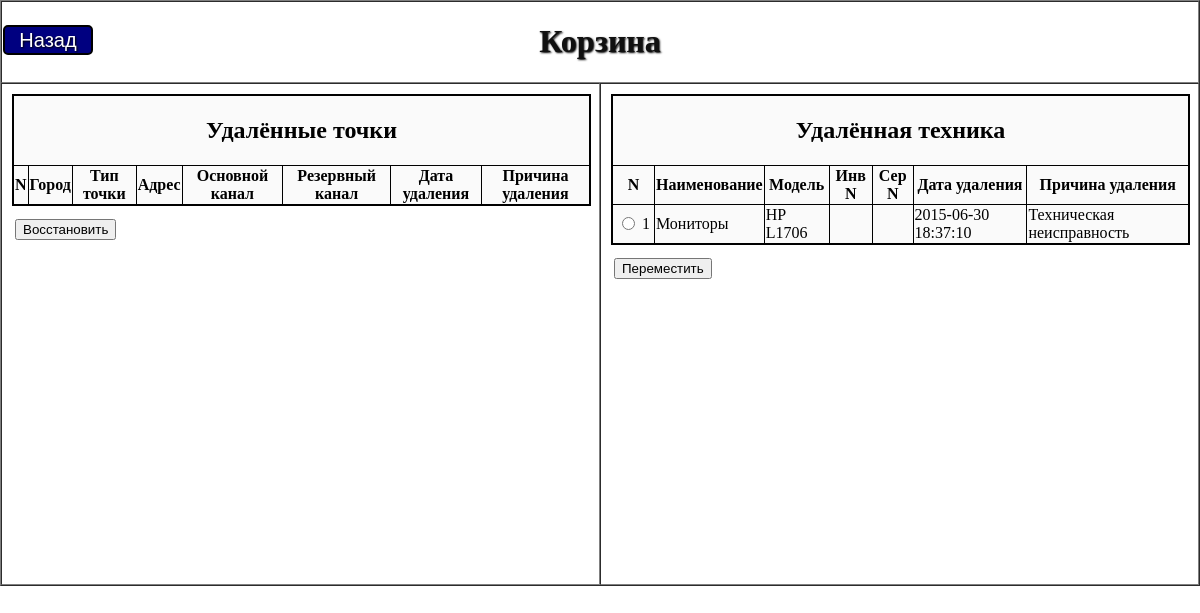
Page /trash.php on the earlier database version.
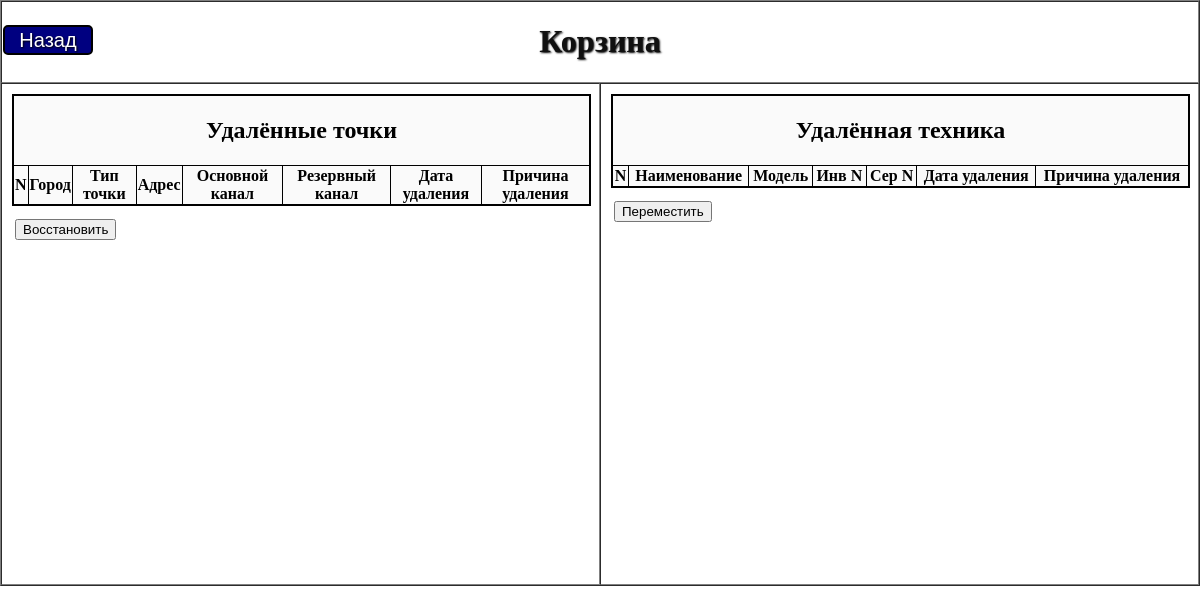
Same page on the later database version.
### tables this page shows
CREATE TABLE delTehn(
                    id_delTehn INTEGER PRIMARY KEY AUTOINCREMENT,
                    id_t INTEGER,
                    id_p INTEGER,
                    name TEXT,
                    model TEXT,
                    invN TEXT,
                    serN TEXT,
                    delReason TEXT,
                    delDate TEXT);

### classes/IT_invent.class.php (called while the page is built, shortened)
<?php
class IT_invent implements IIT_invent {
    protected $_db;
    function __construct(){
        if(is_file(self::DB_NAME)){
            $this->_db = new SQLite3(self::DB_NAME);
            $this->_db->busyTimeout(2000);
            $this->_db->exec('PRAGMA journal_mode=WAL;');
        }
    }
    function showDeletedTehn(){
        $sql = "SELECT * FROM delTehn ORDER BY model";
        $res = $this->_db->query($sql) or die ($this->_db->lastErrorMsg());
        $res = $this->db2Arr($res);
        return $res;
    }
    protected function db2Arr($data){
        $arr = array();
        while($row = $data->fetchArray(SQLITE3_ASSOC))
            $arr[] = $row;
        return $arr;
    }
}
?>

### inc/delTehnTable.inc.php (the view)
<?php
$res = $it_invent->showDeletedTehn();
$i=0;
foreach ($res as $item){
    $i++;
    $id_delTehn=$item['id_delTehn'];
    $name=$item['name'];
    $model=$item['model'];
    $invN=$item['invN'];
    $serN=$item['serN'];
    $delReason=$item['delReason'];
    $delDate=$item['delDate'];
    echo <<<LABEL
    <tr class="onMove">
        <td>
            <table>
                <tr>
                    <td id="td_1"><input type="radio"  name="id_t" value="$id_delTehn"></td>
                    <td id="td_1">$i</td>
                </tr>
            </table>
        </td>
        <td>$name</td>
        <td>$model</td>
        <td>$invN</td>
        <td>$serN</td>
        <td>$delDate</td>
        <td>$delReason</td>
    </tr>
LABEL;
}
?>

### trash.php (shortened to what this page needs)
<?php
    require 'classes/IT_invent.class.php';
    $it_invent = new IT_invent;
?>
<!DOCTYPE html PUBLIC "-//W3C/DTD XHTML 1.0 Strict//EN" "http://www.w3.org/TR/xhtml1/DTD/xhtml1-strict.dtd">
<html>
<head>
    <link rel='stylesheet' type='text/css' href='style.css'>
</head>
<body style="margin:0">
<table id="boey_table" cellpadding="0" cellspacing="0" border width="100%" >
    <tr>
        <th id="header" colspan="2">
            <form action="it_invent.php" method="POST">
                <input id="goHome"  type="submit" value="Назад">
            </form>
            <h1>Корзина</h1>
        </th>
    </tr>
    <tr>
        <td width="50%" height="500px" valign="top">
        <form action="<?php echo $_SERVER['PHP_SELF']; ?>" method="POST">
            <table border  id="table" width="97%" valign="top" style="margin:10px">
                <tr>
                    <th colspan="8"><h2>Удалённые точки</h2></th>
                </tr>
                <tr>
                    <th>N</th>
                    <th>Город</th>
                    <th>Тип точки</th>
                    <th>Адрес</th>
                    <th>Основной канал</th>
                    <th>Резервный канал</th>
                    <th>Дата удаления</th>
                    <th>Причина удаления</th>
                </tr>
            </table>
            <table style="margin:10px;">
                <tr>
                    <td id="td_1"> <input type="submit" name="moveDeletedPoint" value="Восстановить"></td>
                </tr>
            </table>
        </form>
        </td>
        <td height="500px" valign="top">
        <form id="delTehn" action="<?php echo $_SERVER['PHP_SELF']; ?>" method="POST">
            <table border  id="table" width="97%" valign="top" style="margin:10px">
                <tr>
                    <th colspan="7"><h2>Удалённая техника</h2></th>
                </tr>
                <tr>
                    <th>N</th>
                    <th>Наименование</th>
                    <th>Модель</th>
                    <th>Инв N</th>
                    <th>Сер N</th>
                    <th>Дата удаления</th>
                    <th>Причина удаления</th>
                </tr>
                <?php include "inc/delTehnTable.inc.php"; ?>
            </table>
            <table style="margin:10px;">
                <tr>
                    <td id="td_1"> <input type="submit" name="moveDeletedTehn" value="Переместить" onClick="movDelTehn();"></td>
                </tr>
            </table>
        </form>
        </td>
    </tr>
</table>
</body>
</html>

### style.css (style rules this page uses)
#goHome { position: absolute; left: 3px ; top: 25px; width: 90px; height: 30px; background: #000080; border: 2px solid black; border-radius: 5px; color: #fff; font-size: 20px ; text-shadow: 1px 1px 2px black; }
#header { background: #fff; color: #101010; text-shadow: 1px 1px 2px black; text-align: center; }
#table { margin: 1em 1em 1em 1em; padding: 3px; background: #FAFAFA; border:2px solid black; border-collapse:collapse; color: #000000; text-shadow: none; }
body { margin: 0px; }

Differences in the rows shown:
removed deltehn: name "Мониторы", model "HP L1706", delDate "2015-06-30 18:37:10", delReason "Техническая неисправность"
